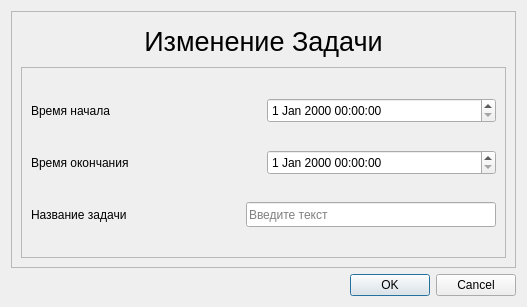
<?xml version="1.0" encoding="UTF-8"?>
<ui version="4.0">
 <class>itemdialog</class>
 <widget class="QDialog" name="itemdialog">
  <property name="geometry">
   <rect>
    <x>0</x>
    <y>0</y>
    <width>527</width>
    <height>307</height>
   </rect>
  </property>
  <property name="windowTitle">
   <string>Dialog</string>
  </property>
  <layout class="QGridLayout" name="gridLayout">
   <item row="0" column="0">
    <widget class="QFrame" name="frameMain">
     <property name="frameShape">
      <enum>QFrame::StyledPanel</enum>
     </property>
     <property name="frameShadow">
      <enum>QFrame::Raised</enum>
     </property>
     <layout class="QGridLayout" name="gridLayout_4">
      <item row="0" column="0">
       <widget class="QLabel" name="Title">
        <property name="maximumSize">
         <size>
          <width>16777215</width>
          <height>40</height>
         </size>
        </property>
        <property name="font">
         <font>
          <pointsize>20</pointsize>
          <weight>50</weight>
          <italic>false</italic>
          <bold>false</bold>
          <underline>false</underline>
          <stylestrategy>PreferDefault</stylestrategy>
         </font>
        </property>
        <property name="text">
         <string>Изменение Задачи</string>
        </property>
        <property name="alignment">
         <set>Qt::AlignCenter</set>
        </property>
       </widget>
      </item>
      <item row="1" column="0">
       <widget class="QFrame" name="frameControls_2">
        <property name="frameShape">
         <enum>QFrame::StyledPanel</enum>
        </property>
        <property name="frameShadow">
         <enum>QFrame::Raised</enum>
        </property>
        <layout class="QGridLayout" name="gridLayout_5">
         <item row="0" column="0">
          <layout class="QHBoxLayout" name="horizontalLayout_4">
           <item>
            <widget class="QLabel" name="label_6">
             <property name="font">
              <font>
               <pointsize>9</pointsize>
              </font>
             </property>
             <property name="text">
              <string>Время начала</string>
             </property>
            </widget>
           </item>
           <item>
            <widget class="QDateTimeEdit" name="dateTimeEdit_Begin_2">
             <property name="maximumSize">
              <size>
               <width>16777215</width>
               <height>25</height>
              </size>
             </property>
             <property name="font">
              <font>
               <pointsize>9</pointsize>
              </font>
             </property>
            </widget>
           </item>
          </layout>
         </item>
         <item row="1" column="0">
          <layout class="QHBoxLayout" name="horizontalLayout_5">
           <item>
            <widget class="QLabel" name="label_7">
             <property name="font">
              <font>
               <pointsize>9</pointsize>
              </font>
             </property>
             <property name="text">
              <string>Время окончания</string>
             </property>
            </widget>
           </item>
           <item>
            <widget class="QDateTimeEdit" name="dateTimeEdit_End_2">
             <property name="maximumSize">
              <size>
               <width>16777215</width>
               <height>25</height>
              </size>
             </property>
             <property name="font">
              <font>
               <pointsize>9</pointsize>
              </font>
             </property>
            </widget>
           </item>
          </layout>
         </item>
         <item row="2" column="0">
          <layout class="QHBoxLayout" name="horizontalLayout_6">
           <item>
            <widget class="QLabel" name="label_8">
             <property name="font">
              <font>
               <pointsize>9</pointsize>
              </font>
             </property>
             <property name="text">
              <string>Название задачи</string>
             </property>
            </widget>
           </item>
           <item>
            <widget class="QLineEdit" name="lineEdit_TaskName_2">
             <property name="maximumSize">
              <size>
               <width>250</width>
               <height>25</height>
              </size>
             </property>
             <property name="font">
              <font>
               <pointsize>9</pointsize>
              </font>
             </property>
             <property name="placeholderText">
              <string>Введите текст</string>
             </property>
            </widget>
           </item>
          </layout>
         </item>
        </layout>
       </widget>
      </item>
     </layout>
    </widget>
   </item>
   <item row="1" column="0">
    <widget class="QDialogButtonBox" name="buttonBox">
     <property name="orientation">
      <enum>Qt::Horizontal</enum>
     </property>
     <property name="standardButtons">
      <set>QDialogButtonBox::Cancel|QDialogButtonBox::Ok</set>
     </property>
    </widget>
   </item>
  </layout>
 </widget>
 <resources/>
 <connections>
  <connection>
   <sender>buttonBox</sender>
   <signal>accepted()</signal>
   <receiver>itemdialog</receiver>
   <slot>accept()</slot>
   <hints>
    <hint type="sourcelabel">
     <x>248</x>
     <y>254</y>
    </hint>
    <hint type="destinationlabel">
     <x>157</x>
     <y>274</y>
    </hint>
   </hints>
  </connection>
  <connection>
   <sender>buttonBox</sender>
   <signal>rejected()</signal>
   <receiver>itemdialog</receiver>
   <slot>reject()</slot>
   <hints>
    <hint type="sourcelabel">
     <x>316</x>
     <y>260</y>
    </hint>
    <hint type="destinationlabel">
     <x>286</x>
     <y>274</y>
    </hint>
   </hints>
  </connection>
 </connections>
</ui>
